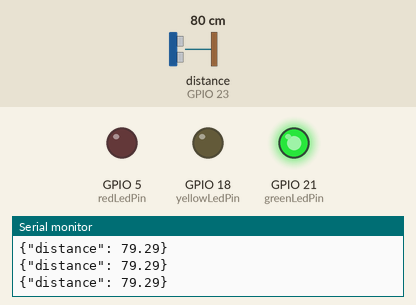
Bench run of a sketch on a simulated ESP32. Parts: output pins drawn as LEDs (lit = HIGH), the last lines printed to the serial monitor. Wiring (inferred from the names in the program): ultrasonic range finder: trigger GPIO 19; echo GPIO 23. Inputs (shaded band) come from the test bench; at power-on: distance to the obstacle (sensor on GPIO 23) 80 cm. The echo pulse lasts 58.3 µs per cm; pins used as bus, display or sensor lines are not drawn.

Above: at 1.3 s.
1.4 s: distance to the obstacle (sensor on GPIO 23) set to 33 cm
2.9 s: distance to the obstacle (sensor on GPIO 23) set to 27 cm
At 4.2 s:
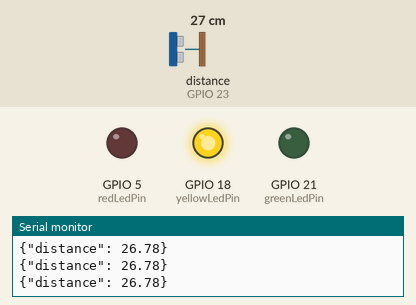
4.5 s: distance to the obstacle (sensor on GPIO 23) set to 12 cm
6.0 s: distance to the obstacle (sensor on GPIO 23) set to 9 cm
At 7.0 s:
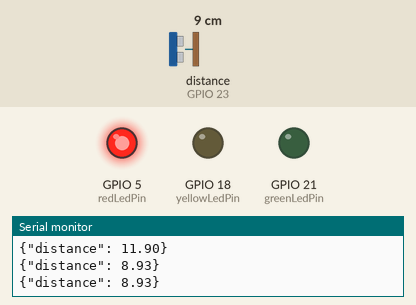
7.5 s: distance to the obstacle (sensor on GPIO 23) set to 18 cm
At 8.3 s:
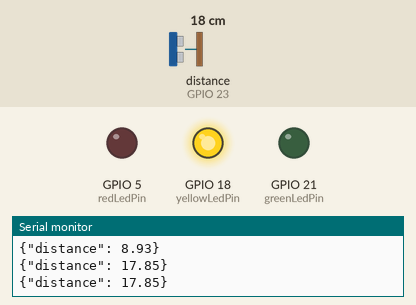
9.0 s: distance to the obstacle (sensor on GPIO 23) set to 2 cm
At 9.6 s:
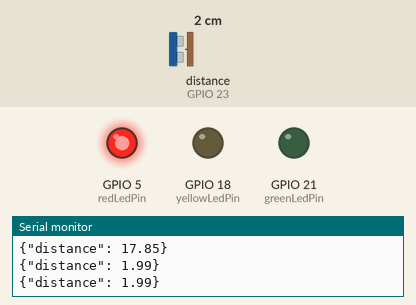
Timing chart, 0 to 11.5 s (numbered marks = the images above; inputs shaded):
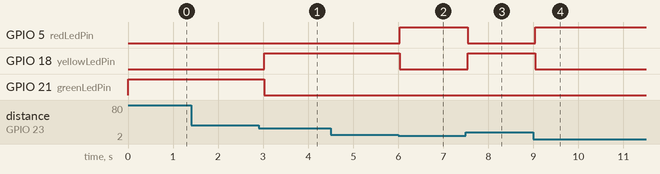

Measured:
- the behaviour switches between 31 and 30 cm on distance to the obstacle (sensor on GPIO 23) (found by bisection; images 0 and 1)
- the behaviour switches between 11 and 10 cm on distance to the obstacle (sensor on GPIO 23) (found by bisection; images 1 and 2)
- after the input at 2.9 s, GPIO 18 (yellowLedPin): LOW → HIGH after 0.13 s; GPIO 21 (greenLedPin): HIGH → LOW after 0.13 s
- after the input at 6.0 s, GPIO 5 (redLedPin): LOW → HIGH at once; GPIO 18 (yellowLedPin): HIGH → LOW at once
- after the input at 7.5 s, GPIO 5 (redLedPin): HIGH → LOW at once; GPIO 18 (yellowLedPin): LOW → HIGH at once
- after the input at 9.0 s, GPIO 5 (redLedPin): LOW → HIGH at once; GPIO 18 (yellowLedPin): HIGH → LOW at once

The sketch:

sensor-test.ino
```cpp
/*
 * ---- References ----
 * https://github.com/espressif/arduino-esp32/tree/master/libraries/HTTPClient/examples/ReuseConnection
 * https://raw.githubusercontent.com/RuiSantosdotme/Random-Nerd-Tutorials/master/Projects/ESP32/ESP32_HC_SR04.ino
 * https://www.robocore.net/placa-robocore/vespa
*/

#include <Arduino.h>

/* --- HC-SR04 --- */
const int trigPin = 19;
const int echoPin = 23;

//define sound speed in cm/uS
#define SOUND_SPEED 0.034

/* --- LEDS --- */
const int redLedPin = 5;
const int yellowLedPin = 18;
const int greenLedPin = 21;

// Returns the distance read in cm
double readSR() {
  // Clears the trigPin
  digitalWrite(trigPin, LOW);
  delayMicroseconds(2);
  // Sets the trigPin on HIGH state for 10 micro seconds
  digitalWrite(trigPin, HIGH);
  delayMicroseconds(10);
  digitalWrite(trigPin, LOW);
  // Reads the echoPin, returns the sound wave travel time in microseconds
  unsigned long duration = pulseIn(echoPin, HIGH);

  // Calculates and returns the distance
  return (double)duration * SOUND_SPEED / 2.0;
}

void setup() {

  Serial.begin(9600);

  Serial.println();
  Serial.println();
  Serial.println();

  pinMode(trigPin, OUTPUT);  // Sets the trigPin as an Output
  pinMode(echoPin, INPUT);   // Sets the echoPin as an Input

  pinMode(redLedPin, OUTPUT);
  pinMode(yellowLedPin, OUTPUT);
  pinMode(greenLedPin, OUTPUT);

  digitalWrite(redLedPin, LOW);     // turn off the red LED
  digitalWrite(yellowLedPin, LOW);  // turn off the yellow LED
  digitalWrite(greenLedPin, LOW);   // turn off the green LED

}

void loop() {

  double distance = readSR();  // Get distance in cm from the HC-SR04

  // 0 <= D < 10, red
  // 10 <= D < 30, yellow
  // 30 <= D, green

  if (distance >= 30.0) {
    digitalWrite(greenLedPin, HIGH);

    digitalWrite(redLedPin, LOW);
    digitalWrite(yellowLedPin, LOW);
  } else if (distance >= 10.0) {
    digitalWrite(yellowLedPin, HIGH);

    digitalWrite(greenLedPin, LOW);
    digitalWrite(redLedPin, LOW);
  } else {
    digitalWrite(redLedPin, HIGH);

    digitalWrite(yellowLedPin, LOW);
    digitalWrite(greenLedPin, LOW);
  }
    String jsonData = "{\"distance\": " + String(distance) + "}";  // Create JSON with distance
    Serial.println(jsonData);

  delay(500);
}
```
